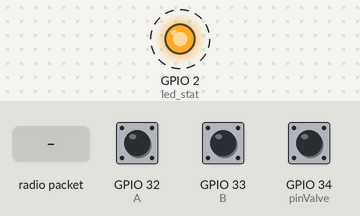
This sketch was run on a simulated ESP32. On the bench: output pins drawn as LEDs (lit = HIGH). Dashed ring = blinking. The inputs (shaded band) are chosen by the test bench; at power-on: GPIO 34 (pinValve) HIGH, GPIO 32 (A) HIGH, GPIO 33 (B) HIGH. No radio packets arrive unless stated; what the sketch prints to the serial monitor is not drawn.

Above: at 1.2 s.
1.3 s: GPIO 34 (pinValve) pulled LOW for 0.15 s
4.3 s: radio packet "1" arrives
Timing chart, 0 to 13.3 s (numbered marks = the images above; inputs shaded):
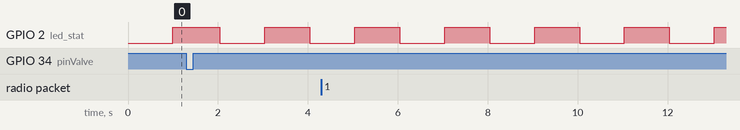

The sketch:

Level_Sender_2_v1.0.ino
```cpp
int counter = 0; //This variable will increase or decrease depending on the rotation of encoder
int tem, distanc, lastDis; // tem เก็บ counter
int reg, ctrl;
bool flg_sen = false, first = true;
long t_sen = 0, t_lora = 0;
int A = 32 , B = 33; // ขาของเซ็นเซอร
long wide = 4600 , longs = 3500 , high = 600 , sum;
long area;
#define pinValve  34
#define led_stat  2
long t_first = 0, t_blink = 0;
int blynk_delay = 1000;
//******************************************************
boolean ActiveHigh = true; //Set Active Low/Hight Relay
//******************************************************

int wdcCount = 0;
int rsCount = 120;

#include "SendLoRa.h"
#include <Ticker.h>
Ticker secondTick;

void setup() {
  // put your setup code here, to run once:
  Serial.begin(115200);
  pinMode(led_stat, OUTPUT);
  pinMode(A, INPUT_PULLUP); // กำหนดให้เป็น pullup input
  pinMode(B, INPUT_PULLUP); // กำหนดให้เป็น pullup input
  pinMode(pinValve, INPUT_PULLUP);
  setupLora();

  //Setting up interrupt
  //A rising pulse from encodenren activated ai0(). AttachInterrupt 0 is DigitalPin nr 2 on moust Arduino.
  attachInterrupt(A, ai0, RISING);
  //B rising pulse from encodenren activated ai1(). AttachInterrupt 1 is DigitalPin nr 3 on moust Arduino.
  attachInterrupt(B, ai1, RISING);
  secondTick.attach(1, ISRWDC);
}

void loop() {
  // put your main code here, to run repeatedly:
  onReceive(LoRa.parsePacket());

  if ((millis() - t_blink) >= blynk_delay) {
    digitalWrite(led_stat, ActiveHigh);
    t_blink = millis();
    ActiveHigh = !ActiveHigh;
  }

  distanc = tem / 70;
  if (distanc < 0) distanc = 0;

  //  sum = high - (long)distanc;
  //  area = (wide * longs * sum)/1000;
  //
  //  long liter = area / 1000;
  //  int volume = liter / 1000;

  if (reg == 1022) {
    SendLora(reg, distanc, 0x02, gateway);
    reg = 0;
  }

  if (digitalRead(pinValve) == LOW) {
    if (millis() - t_sen >= 500 && flg_sen == false || first == true) {
      //      sensor = digitalRead(pinValve);
      Serial.println(F("วาล์วเปิด"));
      SendLora(2000, 2001, 0x02, gateway);
      flg_sen = true;
      first = false;
      t_sen = millis();
    }
  } else if (digitalRead(pinValve) == HIGH) {
    if (millis() - t_sen >= 500  && flg_sen == true || first == true) {
      //      sensor = digitalRead(pinValve);
      Serial.println(F("วาล์วปิด"));
      SendLora(2000, 2000, 0x02, gateway);
      flg_sen = false;
      first = false;
      t_sen = millis();
    }
  }

  if (reg == 2000) {
    if (digitalRead(pinValve) == LOW) {
      Serial.println(F("วาล์วเปิด"));
      SendLora(2000, 2001, 0x02, gateway);
    } else {
      Serial.println(F("วาล์วปิด"));
      SendLora(2000, 2000, 0x02, gateway);
    }
    reg = 0;
  }
  //  if (reg == 3000) {
  //    if (ctrl == 3001) {
  //      Serial.println("System ON");
  //      SendLora(reg, ctrl, 0x02, gateway);
  //    } else if (ctrl == 3000) {
  //      Serial.println("System OFF");
  //      SendLora(reg, ctrl, 0x02, gateway);
  //    }
  //    reg = 0;
  //  }

  //  Serial.print ("sum :  ");
  //  Serial.print (sum);
  //  Serial.print ("  volume :  ");
  //  Serial.print(area);
  if (distanc != lastDis) {
    Serial.print("distance: ");
    Serial.print(distanc);
    Serial.println();
    lastDis = distanc;
  }
  //  SendLora(300, 0x02);
  //  delay(1000);
}


void ai0() {
  // ai0 is activated if DigitalPin nr 2 is going from LOW to HIGH
  // Check pin 3 to determine the direction
  if (digitalRead(B) == LOW) {
    counter++;
    tem = counter;
  } else {
    counter--;
    tem = counter;
  }
}

void ai1() {
  // ai0 is activated if DigitalPin nr 3 is going from LOW to HIGH
  // Check with pin 2 to determine the direction
  if (digitalRead(A) == LOW) {
    counter--;

    if (counter < 0) counter = 0;
    else tem = counter;

  } else {
    counter++;
    tem = counter;

  }
}

void ISRWDC() {
  wdcCount++;
  if (wdcCount > rsCount) {
    Serial.println("Rebooting!!!");
        system_restart();
    //    resetFunc();
//    ESP.reset();
  }
}
```

SendLoRa.h
```cpp
// LoRa 9x_TX
// -*- mode: C++ -*-
// Example sketch showing how to create a simple messaging client (transmitter)
// with the RH_RF95 class. RH_RF95 class does not provide for addressing or
// reliability, so you should only use RH_RF95 if you do not need the higher
// level messaging abilities.
// It is designed to work with the other example LoRa9x_RX

// ESP32  |  Arduino |              LoRa                  |
//--------|----------|------------------------------------|
// GPIO5  |    13    |   SX1278's SCK                     |
// GPIO19 |    12    |   SX1278's MISO                    |
// GPIO27 |    11    |   SX1278's MOSI                    |
// GPIO18 |    10    |   SX1278's CS                      |
// GPIO14 |    9     |   SX1278's RESET                   |
// GPIO26 |    2     |   SX1278's IRQ(Interrupt Request)  |
//--------------------------------------------------------|

#include <SPI.h>
#include <LoRa.h>
#include <Arduino.h>

#if defined(ESP32)
#define SCK     5
#define MISO    19
#define MOSI    27
#define SS      18
#define RST     14
#define DI0     26
#else
#define SS      10
#define RST     9
#define DI0     2
#endif

#define BAND    433E6

#define gateway  0xFF

uint8_t dataReceived[8];
int Rssi;

void onReceive(int packetSize);
void setupLora() {


#if defined(ESP32)
  SPI.begin(SCK, MISO, MOSI, SS);
  //  SPI.begin();
#else
  SPI.begin();
#endif
  LoRa.setPins(SS, RST, DI0);

  if (!LoRa.begin(BAND)) {
    Serial.println("Starting LoRa failed!");
    // while (1);
  }
//    LoRa.onReceive(onReceive);
//    LoRa.receive();

  Serial.println("LoRa Initial OK!");
}

void SendLora(int value,int ctrl, byte addr, byte client) {
  delay(50);
  byte byteSend[8];

  byteSend[0] = client;
  byteSend[1] = client;
  byteSend[2] = addr;
  byteSend[3] = (byte)(value >> 8);
  byteSend[4] = (byte)(value & 0xFF);
  byteSend[5] = (byte)(ctrl >> 8);
  byteSend[6] = (byte)(ctrl & 0xFF);
  int checkSum = ~(byteSend[1] + byteSend[2] + byteSend[3] +
                        byteSend[4] + byteSend[5] + byteSend[6]);
  byteSend[7] = (byte)(checkSum & 0xFF);

  delay(10);

  LoRa.beginPacket();
  Serial.print("Send >> ");
  //  for (int i = 0; i < 8; i++) {
  LoRa.write(byteSend[0]); Serial.print(byteSend[0], HEX); Serial.print(" ");
  LoRa.write(byteSend[1]); Serial.print(byteSend[1], HEX); Serial.print(" ");
  LoRa.write(byteSend[2]); Serial.print(byteSend[2], HEX); Serial.print(" ");
  LoRa.write(byteSend[3]); Serial.print(byteSend[3], HEX); Serial.print(" ");
  LoRa.write(byteSend[4]); Serial.print(byteSend[4], HEX); Serial.print(" ");
  LoRa.write(byteSend[5]); Serial.print(byteSend[5], HEX); Serial.print(" ");
  LoRa.write(byteSend[6]); Serial.print(byteSend[6], HEX); Serial.print(" ");
  LoRa.write(byteSend[7]); Serial.print(byteSend[7], HEX);

  //  }
  Serial.print('\n');
  LoRa.endPacket();


}

void onReceive(int packetSize) {
  //  Serial.println(packetSize);
  //  LoRa.begin(BAND);
  if (packetSize == 0) return;

  Rssi = LoRa.packetRssi();
  if (Rssi < -110) {
    Serial.println("error: E01");
    return;
  } else Serial.print("Received packet '");

  for (int i = 0; i < packetSize; i++) {
    dataReceived[i] = LoRa.read();
    Serial.print(dataReceived[i], HEX);
    Serial.print(" ");
    delay(10);
  }

  // print RSSI of packet
  Serial.print("' with RSSI ");
  Serial.println(LoRa.packetRssi());

  if(dataReceived[0] & 0xFF && dataReceived[1] & 0xFF != 0xAA){
    Serial.println("Header invalid.");
    return;
  }
  if (dataReceived[2] != 0x01) {
    Serial.println(F("Address ID invalid"));
    return;
  }
  int sumCheck = ~(dataReceived[1] + dataReceived[2] + dataReceived[3] +
                   dataReceived[4] + dataReceived[5] + dataReceived[6]);
  Serial.println(sumCheck & 0xFF, HEX);
  Serial.println(dataReceived[7],HEX);
  if (dataReceived[7] != (byte)(sumCheck)) {
    Serial.println(F("This message is not for me."));
    return;
  }

  reg = (dataReceived[3] << 8 | dataReceived[4]);
  Serial.println("Value >> " + String(reg));
  ctrl = (dataReceived[5] << 8 | dataReceived[6]);
  Serial.println("Ctrl >> " + String(ctrl));
//  return value;

}

//bool check_lora(String msg) {
//  String Received = "", key = "";
//  bool flg = false, flg_loop = true;
//  long time_check = 0, count_lora = 0;
//
//  SendLora("<" + msg + ">");
//  //  delay(500);
//  while (1) {
//    //    Serial.println("lora");
//    int packetSize = LoRa.parsePacket();
//    //    Serial.println("Size : " + String(packetSize));
//    if (packetSize) {
//      Serial.println("RSSI : " + (String)LoRa.packetRssi());
//      Serial.println("Size : " + String(packetSize));
//
//      while (LoRa.available() > 0) {
//        char c = LoRa.read();
//
//        if ((int(c) >= 48 && int(c) <= 57) ||
//            (int(c) >= 97 && int(c) <= 121) ||
//            (int(c) >= 65 && int(c) <= 90) ||
//            int(c) == 46 || int(c) == 44 ||
//            int(c) == 32 || int(c) == 95 || int(c) == 47) {
//          Received += c;
//
//          //          Serial.println(Received);
//        }
//        if (c == '!') {
//          key = Received;
//          Received = "";
//          flg_loop = false;
//          break;
//        }
//      }
//      if (key == msg) {
//        flg = true;
//        Serial.println(key);
//        break;
//        return;
//      }
//    }
//    else if (packetSize == 0) {
//      count_lora++;
//      if (count_lora == 1000) {
//        Serial.println("return");
//        count_lora = 0;
//        flg = false;
//        break;
//      }
//      delay(1);
//      //      Serial.println(count_lora);
//    }
//  }
//  return flg;
//}
```

Measured:
- by itself, GPIO 2 (led_stat): alternates HIGH for 1.0 s and LOW for 1.0 s
